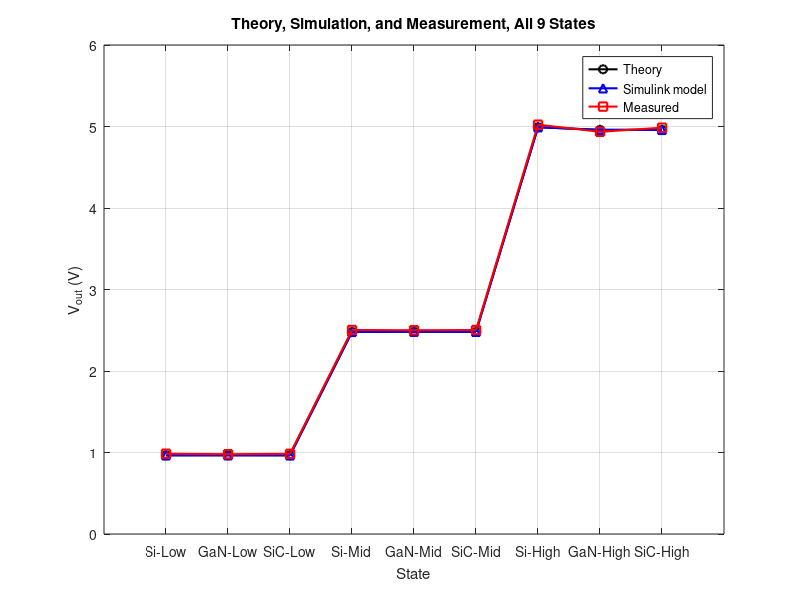

MATLAB code to generate this figure:
%% deliverable4.m
% Theory, Simulink model, and measured hardware Vout across all
% 9 states. Uses real measured Rf/Rin (Individual Resistors tab), the
% Vin=0.485V currently locked in, sim_Vout from run_nine_states.m, and
% measured_Vout from the Vout Trials tab (Mean Vout column).
%
% NOTE: Vin=0.485V is still an open issue (see project notes - it may
% predate the R3 divider change). If/when a remeasured Vin is confirmed,
% only Vin_val below needs to change; theory_Vout recalculates from it.

clear; clc;

Rf_val  = 98.35e3;
Vin_val = 0.485;

Rin = [99210, 99140, 99240, ...   % Low:  Si, GaN, SiC
       23910, 23880, 23900, ...   % Mid:  Si, GaN, SiC
       10585, 10662, 10661];      % High: Si, GaN, SiC
                                  % state 8 corrected 10782 -> 10662 to match
                                  % workbook Individual Resistors (9.99k+0.672k)

theory_gain = 1 + Rf_val ./ Rin;
theory_Vout = Vin_val .* theory_gain;

% From demo_twin_vs_measured.m output (run 19 Aug 2026, after the state 8
% Rin correction). State 8 was 4.9088 when Rin was wrongly set to 10782.
% State 7 (Si High) re-run with the op-amp output limit set to 5.125 V
% (25 mV below the measured 5.15 V logic-high level): 4.991 V.
sim_Vout = [0.9658, 0.9661, 0.9656, 2.4799, 2.4824, 2.4807, 4.991, 4.9586, 4.9588];

% From Vout Trials tab, Mean Vout column
measured_Vout = [0.985, 0.979, 0.984, 2.5032, 2.5, 2.503, 5.0222, 4.9352, 4.9852];

states = 1:9;
labels = {'Si-Low','GaN-Low','SiC-Low','Si-Mid','GaN-Mid','SiC-Mid','Si-High','GaN-High','SiC-High'};

figure('Position',[100 100 850 550]);
plot(states, theory_Vout, '-ko', 'LineWidth',1.5, 'DisplayName','Theory'); hold on;
plot(states, sim_Vout,    '-b^', 'LineWidth',1.5, 'DisplayName','Simulink model');
plot(states, measured_Vout,'-rs','LineWidth',1.5, 'DisplayName','Measured');
xlabel('State'); ylabel('V_{out} (V)');
title('Theory, Simulation, and Measurement, All 9 States');
legend('Location','best'); grid on;
xticks(1:9); xticklabels(labels); xtickangle(45);

fprintf('%-10s %10s %10s %10s %12s %12s\n','State','Theory','Sim','Measured','Sim-Theory%','Meas-Sim%');
for i = 1:9
    sim_err  = (sim_Vout(i)-theory_Vout(i))/theory_Vout(i)*100;
    meas_err = (measured_Vout(i)-sim_Vout(i))/sim_Vout(i)*100;
    fprintf('%-10s %10.4f %10.4f %10.4f %12.2f %12.2f\n', ...
        labels{i}, theory_Vout(i), sim_Vout(i), measured_Vout(i), sim_err, meas_err);
end
